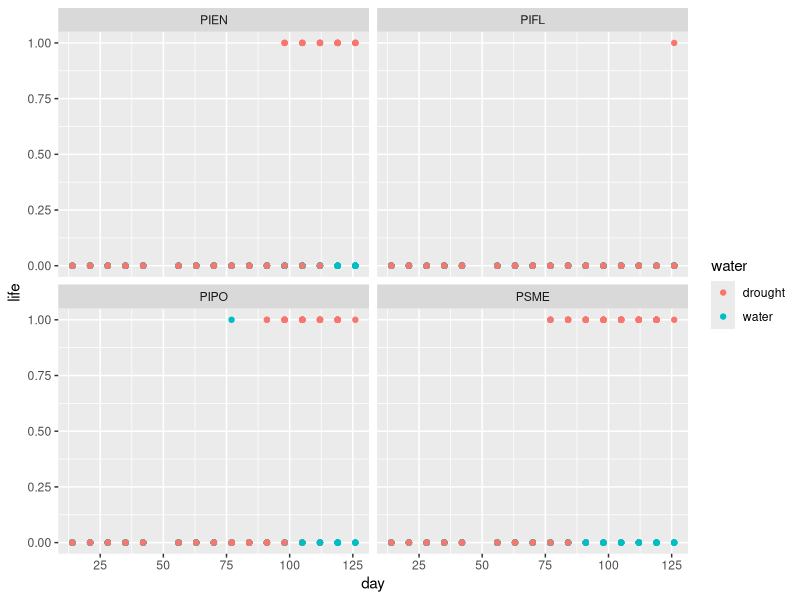
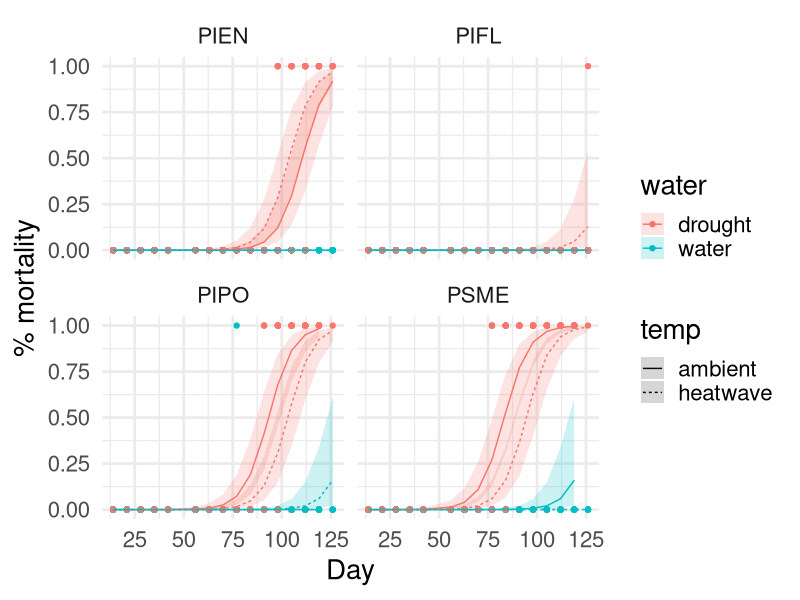

Here is the R script that generated these plots, in order:
library(tidyverse)

start_exp <- yday(as.POSIXct("2025-07-21"))
fl <- read_csv("data/Experiment/Processed/Fluorescence.csv") %>% 
  mutate(date = date(date), day = yday(date)-start_exp)

dead_trees <- (filter(fl, Fv_Fm_dark < 0.1)) %>% 
  group_by(TreeID) %>%
  unique() %>% 
  mutate(life = 1) %>% 
  select(TreeID, spp, date, life, temp, water, day)

alive_trees <- (filter(fl, Fv_Fm_dark >= 0.1)) %>% 
  group_by(TreeID) %>%
  unique() %>% 
  mutate(life = 0) %>% 
  select(TreeID, spp, date, life, temp, water, day)

tree_fl <- rbind(dead_trees, alive_trees) %>% 
  mutate(time = yday(date)-202)

ggplot(tree_fl, aes(x = day, y = life))+
  geom_point(aes(color = water))+
  facet_wrap(~spp)

mort_glm <- glm(life ~ day + temp*water*spp, data = tree_fl, family = binomial)
summary(mort_glm)

expit <- function(x){
  exp(x)/(1+exp(x))
}

pred <- predict(mort_glm, type = "link", se.fit = T)
lower <- expit(pred$fit + qnorm(0.025)*pred$se.fit)
upper <- expit(pred$fit + qnorm(0.975)*pred$se.fit)

tree_fl$pred <- expit(pred$fit)
tree_fl$ci_lo <- lower
tree_fl$ci_hi <- upper

ggplot(tree_fl, aes(x = day, y = life))+
  geom_point(aes(color = water))+
  geom_line(aes(color = water, linetype = temp,
                group = interaction(temp, water),
    x = day, y = pred))+
  geom_ribbon(alpha = 0.2, aes(fill = water, linetype = temp,
                group = interaction(temp, water),
                x = day, ymin = ci_lo, ymax = ci_hi))+
  facet_wrap(~spp)+
  theme_minimal(base_size = 20)+
  labs(x = "Day", y = "% mortality")
